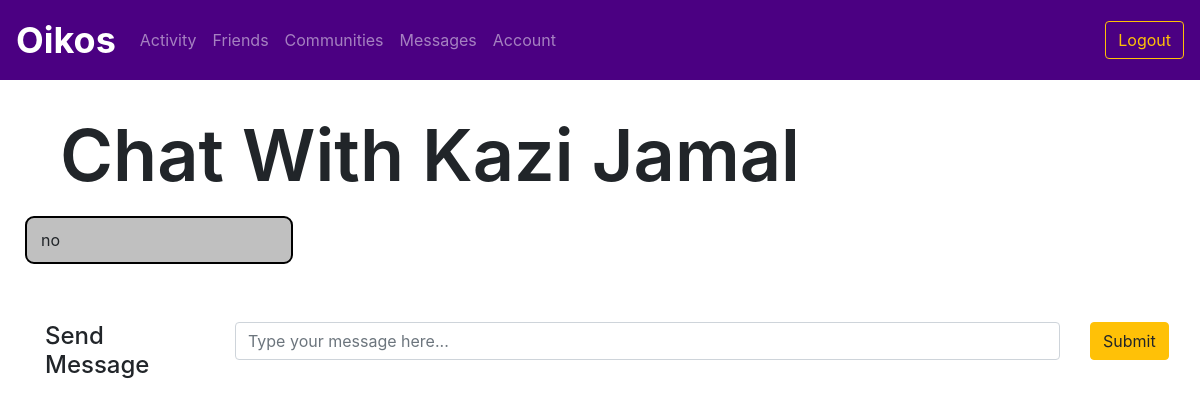
Before: /messages/1 (signed in) with the older database file.
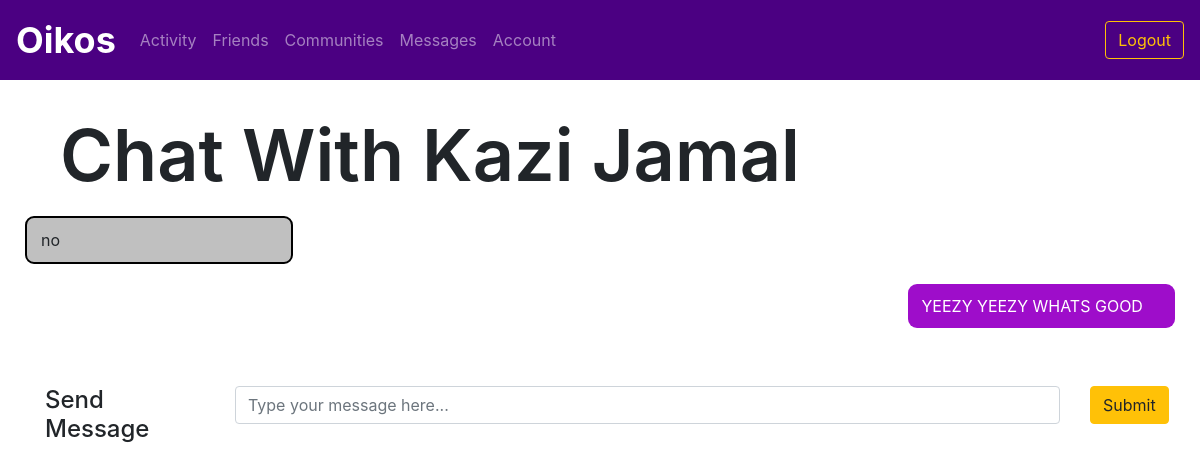
After: the same page with the newer database file.
### utl/models.py (models this page shows)
class User(db.Model):
    userID = db.Column(db.Integer, primary_key=True)
    email = db.Column(db.Text, unique=True, nullable=False)
    password = db.Column(db.Text, nullable=False)
    firstName = db.Column(db.Text, nullable=False)
    lastName = db.Column(db.Text, nullable=False)
    displayName = db.Column(db.Text, nullable=False)
    grade = db.Column(db.Text, nullable=False)

class Message(db.Model):
    messageID = db.Column(db.Integer, primary_key=True)
    senderID = db.Column(db.Integer, nullable=False)
    receiverID = db.Column(db.Integer, nullable=False)
    content = db.Column(db.Text, nullable=False)
    timestamp = db.Column(db.DateTime, nullable=False, default=datetime.utcnow)

### app.py (the view)
@app.route("/messages/<contactID>")
@login_required
def chat(contactID):
    contact = usersfunctions.getUser(contactID)
    chat = messagesfunctions.getMessages(session['userID'], contactID)
    return render_template("chat.html", userID = session['userID'], contact=contact, messages=chat)

### app.py (called while the page is built)
def login_required(f):
    @wraps(f)
    def decorated_function(*args, **kwargs):
        if "userID" not in session:
            return redirect(url_for('login'))
        return f(*args, **kwargs)
    return decorated_function

### utl/messages.py (called while the page is built)
def getMessages(userID, contactID):
    messages = Message.query.filter(((Message.senderID==userID) & (Message.receiverID==contactID)) | ((Message.senderID==contactID) & (Message.receiverID==userID))).order_by(Message.timestamp.asc())
    return messages

### utl/users.py (called while the page is built)
def getUser(userID):
    user = User.query.filter_by(userID=userID).first()
    return user

### templates/chat.html (shortened to what this page needs)
{% extends "logbase.html" %}
{% block body %}
    <div class="content">
        <h1 class="display-3" style="font-weight: 600; padding-left: 5vw; padding-top: 5vh;">Chat With {{ contact.displayName }}</h1>
    </div>
    <div class="container">
        <div class="chat-panel">
            {% for message in messages %}
                {% if message.senderID == userID %}
                    <div class="row no-gutters">
                        <div class="col-md-3 offset-md-9">
                            <div class="chat-bubble-right">
                                {{ message.content }}
                            </div>
                        </div>
                    </div>
                {% else %}
                    <div class="row no-gutters">
                        <div class="col-md-3">
                            <div class="chat-bubble-left">
                                {{ message.content }}
                            </div>
                        </div>
                    </div>
                {% endif %}
            {% endfor %}
          </div>
        </div>
    <div class="container my-5">
        <form action="/sendmessage/{{ contact.userID }}" method="POST">
            <div class="row">
                <div class="col-md-2">
                    <h4>Send Message</h4>
                </div>
                <div class="col-md-9">
                    <input name="content" type="text" class="form-control" id="content" aria-describedby="content" placeholder="Type your message here...">
                </div>
                <div class="col-md-1">
                    <button type="submit" class="btn btn-warning">Submit</button>
                </div>
            </div>
        </form>
    </div>
{% endblock %}

### templates/logbase.html
{% extends "base.html" %}
{% block profile %}
<li class="nav-item">
    <a class="nav-item nav-link" href="/feed">Activity</a></li>
<li class="nav-item">
    <a class="nav-item nav-link" href="/friends">Friends</a></li>
<li class="nav-item">
    <a class="nav-item nav-link" href="/communities">Communities</a></li>
<li class="nav-item">
    <a class="nav-item nav-link" href="/messages">Messages</a></li>
<li class="nav-item">
    <a class="nav-item nav-link" href="/me">Account</a></li>
{% endblock %}
{% block loginoptions %}
<form class="form-inline my-2 my-lg-0" action="/logout">
    <button class="btn btn-outline-warning my-2 my-sm-0" type="submit">Logout</button>
</form>
{% endblock %}

### templates/base.html (shortened to what this page needs)
<!DOCTYPE html>
  <html>
  <head>
    <link rel="stylesheet" href="https://stackpath.bootstrapcdn.com/bootstrap/4.4.1/css/bootstrap.min.css"
>
    <link rel="stylesheet" href="../static/css/style.css">
  </head>
  <body>
      <header>
        <nav class="navbar fixed-top navbar-expand-lg navbar-dark bg-primary">
        <a class="navbar-brand" href="/dashboard"><b>Oikos</b></a>
        <div class="collapse navbar-collapse" id="navbarContent">
          <ul class="navbar-nav mr-auto">
            {% block profile %}{% endblock %}
          </ul>
          {% block loginoptions %} {% endblock %}
        </div>
    </nav>
    <br>
    <br>
    <br>
</header>
    {% block body %} {% endblock %}
  </body>
</html>

### static/css/style.css (style rules this page uses)
.bg-primary { background-color: indigo !important; }
.nav-item { color: white; }
.navbar .navbar-brand { font-size: 36px; }
.chat-bubble-left { padding: 10px 14px; background: silver; margin: 10px 30px; border-radius: 9px; position: relative; left: 0; border: 2px solid black; margin-left: -20px; }
.chat-bubble-right { padding: 10px 14px; background: rgb(158, 13, 202); color: white; margin: 10px 30px; border-radius: 9px; position: relative; right: 0; margin-right: -20px; }

Changed rows visible on the page:
added Message: content "YEEZY YEEZY WHATS GOOD"
